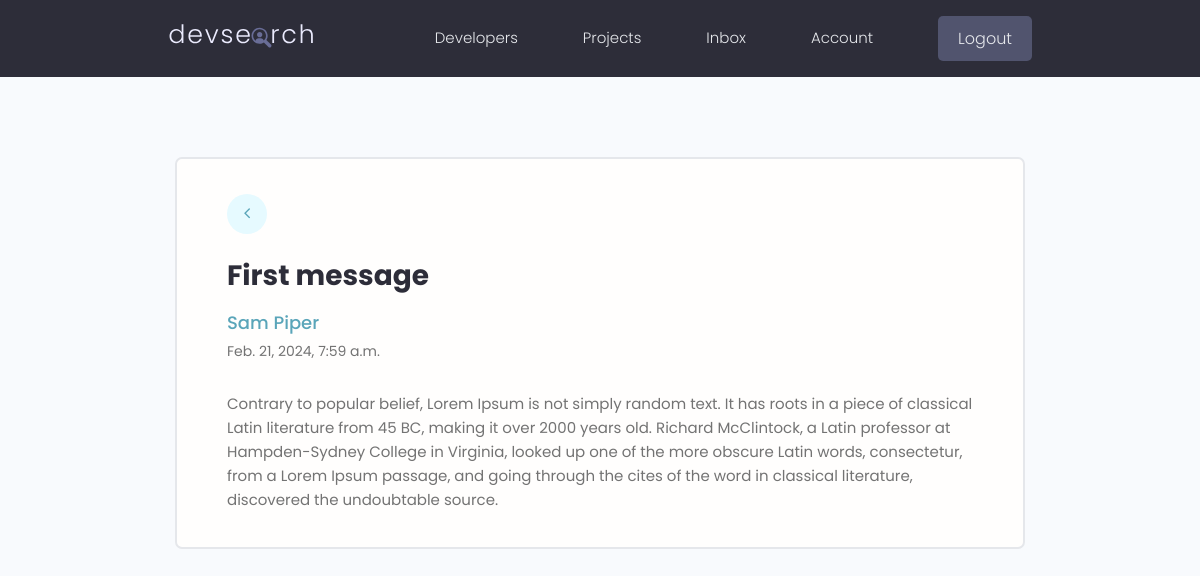
The page /message/ad26448e-7c98-45d6-84ef-e8074d12ce1e/ (signed in) on the database as committed earlier.
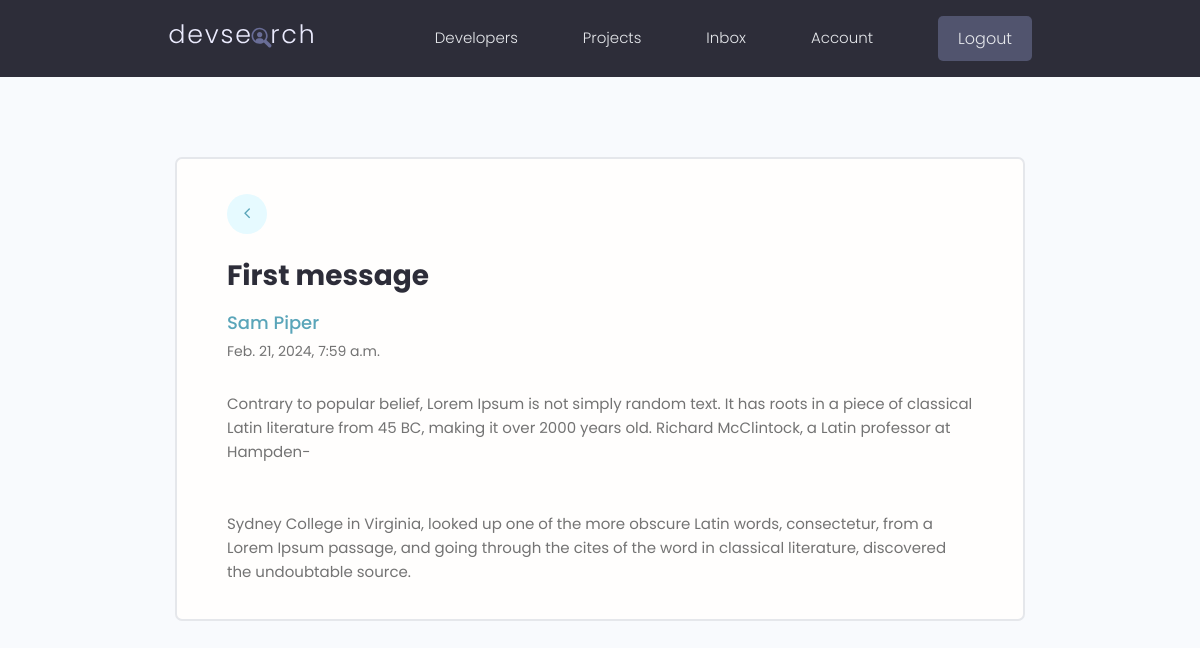
The same page on the database as committed later.
### usersApp/models.py (models this page shows, shortened)
class Message(models.Model):
    sender = models.ForeignKey(Profile, on_delete=models.SET_NULL, null=True, blank=True)
    recipient = models.ForeignKey(Profile, on_delete=models.SET_NULL, null=True, blank=True, related_name="messages")
    name = models.CharField(max_length=200, null=True, blank=True)
    email = models.EmailField(max_length=200, null=True, blank=True)
    subject = models.CharField(max_length=200, null=True, blank=True)
    body = models.TextField()
    is_read = models.BooleanField(default=False, null=True)
    created = models.DateTimeField(auto_now_add=True)
    id = models.UUIDField(default=uuid.uuid4, unique=True, primary_key=True, editable=False)
    class Meta:
        ordering = ['is_read', '-created']

### usersApp/views.py (the view)
# urls.py: path('message/<str:pk>/', views.viewMessage, name="message"),
@login_required(login_url='login')
def viewMessage(request, pk):
    profile = request.user.profile  # Get the currently logged-in user
    message = profile.messages.get(id=pk) # Query the profile itself to get the messages, ensure that users can't access someone else's message by just accessing that pk
    if message.is_read == False:
        message.is_read = True
        message.save()
    context = {'message':message}
    return render(request,'usersApp/message.html',context)

### usersApp/templates/usersApp/message.html
{% extends 'main.html' %}
{% block content %}
  <main class="messagePage my-xl">
    <div class="content-box">
      <div class="message">
        <a class="backButton" href="{% url 'inbox' %}"><i class="fa fa-angle-left"></i></a>
        <h2 class="message__subject">{{message.subject}}</h4>
          <a href="profile.html" class="message__author">{{message.name}}</a>
          <p class="message__date">{{message.created}}</p>
          <div class="message__body">
            {{message.body|linebreaksbr}}
          </div>
      </div>
    </div>
  </main>
{% endblock %}

Rows that differ between the two databases and show on the page:
changed Message "First message": body "…a Latin professor at Hampden-Sydney College in Virginia, looked…" → "…a Latin professor at Hampden- Sydney College in Virginia, looked…"
